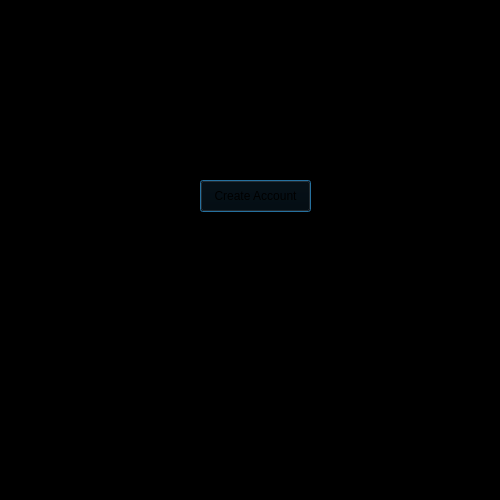
<?xml version="1.0" encoding="UTF-8"?>
<ui version="4.0">
 <class>createaccountpage</class>
 <widget class="QDialog" name="createaccountpage">
  <property name="geometry">
   <rect>
    <x>0</x>
    <y>0</y>
    <width>500</width>
    <height>500</height>
   </rect>
  </property>
  <property name="maximumSize">
   <size>
    <width>500</width>
    <height>500</height>
   </size>
  </property>
  <property name="windowTitle">
   <string>Dialog</string>
  </property>
  <property name="styleSheet">
   <string notr="true">background-color: black;
</string>
  </property>
  <widget class="QLabel" name="label">
   <property name="geometry">
    <rect>
     <x>200</x>
     <y>20</y>
     <width>131</width>
     <height>21</height>
    </rect>
   </property>
   <property name="text">
    <string>Create Your Account</string>
   </property>
  </widget>
  <widget class="QPushButton" name="pushButton">
   <property name="geometry">
    <rect>
     <x>200</x>
     <y>180</y>
     <width>111</width>
     <height>32</height>
    </rect>
   </property>
   <property name="text">
    <string>Create Account</string>
   </property>
  </widget>
  <widget class="QWidget" name="layoutWidget">
   <property name="geometry">
    <rect>
     <x>140</x>
     <y>60</y>
     <width>111</width>
     <height>111</height>
    </rect>
   </property>
   <layout class="QVBoxLayout" name="verticalLayout">
    <item>
     <widget class="QLabel" name="label_2">
      <property name="text">
       <string>Full Name:</string>
      </property>
     </widget>
    </item>
    <item>
     <widget class="QLabel" name="label_3">
      <property name="text">
       <string>User ID:</string>
      </property>
     </widget>
    </item>
    <item>
     <widget class="QLabel" name="label_4">
      <property name="text">
       <string>Email:</string>
      </property>
     </widget>
    </item>
    <item>
     <widget class="QLabel" name="label_5">
      <property name="text">
       <string>Password:</string>
      </property>
     </widget>
    </item>
   </layout>
  </widget>
  <widget class="QWidget" name="layoutWidget">
   <property name="geometry">
    <rect>
     <x>270</x>
     <y>60</y>
     <width>127</width>
     <height>116</height>
    </rect>
   </property>
   <layout class="QVBoxLayout" name="verticalLayout_2">
    <item>
     <widget class="QLineEdit" name="usertext"/>
    </item>
    <item>
     <widget class="QLineEdit" name="usertext_2"/>
    </item>
    <item>
     <widget class="QLineEdit" name="usertext_3"/>
    </item>
    <item>
     <widget class="QLineEdit" name="usertext_4"/>
    </item>
   </layout>
  </widget>
  <widget class="QLabel" name="errormessageaccount">
   <property name="geometry">
    <rect>
     <x>140</x>
     <y>230</y>
     <width>241</width>
     <height>61</height>
    </rect>
   </property>
   <property name="text">
    <string/>
   </property>
   <property name="wordWrap">
    <bool>true</bool>
   </property>
  </widget>
 </widget>
 <resources/>
 <connections/>
</ui>
